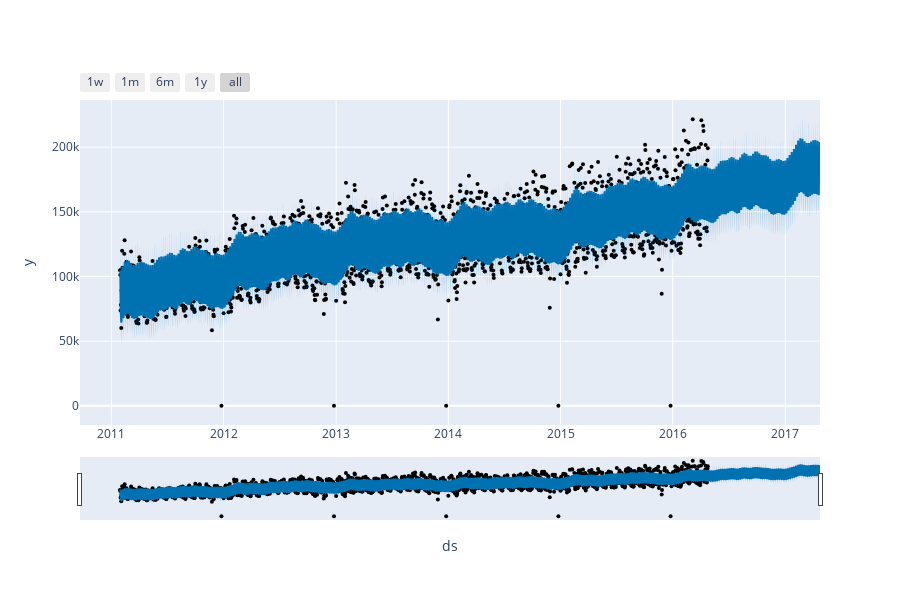

The cell this chart's notebook holds for it:
### Markdown cell above
## Visualization of results

### Code cell
from prophet.plot import plot_plotly, plot_components_plotly

plot_plotly(m, forecast)

### Figure 1 — Plotly figure (JSON) as saved in the notebook; plotly's stock layout.template omitted (floating-point values rounded to 4 significant figures; data arrays with more than 128 entries replaced by an {"elided": "..."} marker saying what was removed)
{"data": [{"marker": {"color": "black", "size": 4}, "mode": "markers", "name": "Actual", "type": "scatter", "x": {"elided": "1913 str values"}, "y": {"elided": "1913 float values"}}, {"hoverinfo": "skip", "line": {"width": 0}, "mode": "lines", "type": "scatter", "x": {"elided": "2278 str values"}, "y": {"elided": "2278 float values"}}, {"fill": "tonexty", "fillcolor": "rgba(0, 114, 178, 0.2)", "line": {"color": "#0072B2", "width": 2}, "mode": "lines", "name": "Predicted", "type": "scatter", "x": {"elided": "2278 str values"}, "y": {"elided": "2278 float values"}}, {"fill": "tonexty", "fillcolor": "rgba(0, 114, 178, 0.2)", "hoverinfo": "skip", "line": {"width": 0}, "mode": "lines", "type": "scatter", "x": {"elided": "2278 str values"}, "y": {"elided": "2278 float values"}}], "layout": {"height": 600, "showlegend": false, "width": 900, "xaxis": {"rangeselector": {"buttons": [{"count": 7, "label": "1w", "step": "day", "stepmode": "backward"}, {"count": 1, "label": "1m", "step": "month", "stepmode": "backward"}, {"count": 6, "label": "6m", "step": "month", "stepmode": "backward"}, {"count": 1, "label": "1y", "step": "year", "stepmode": "backward"}, {"step": "all"}]}, "rangeslider": {"visible": true}, "title": {"text": "ds"}, "type": "date"}, "yaxis": {"title": {"text": "y"}}}}
